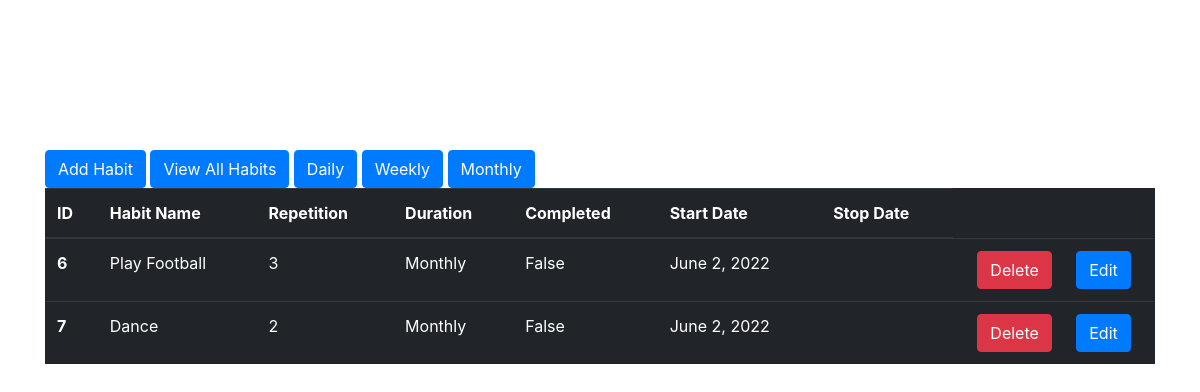
/monthly, run on the app's committed database.
### habit/models.py (models this page shows)
class HabitModel(models.Model):
    class Meta:
        db_table = "habit"
    name = models.CharField(max_length=255)
    repetition = models.IntegerField()
    number_completed = models.IntegerField(default=0)
    duration = models.CharField(max_length=255)
    completed = models.BooleanField(default=False)
    start_date = models.DateField(default=timezone.now())
    finish_date = models.DateField(default=timezone.now())
    broken = models.BooleanField(default=False)
    streak = models.IntegerField(default=0)

### habit/views.py (the view)
# urls.py: path('monthly', MonthlyHabitsView.as_view(), name='monthly')
class MonthlyHabitsView(View):
    def get(self, request):
        habits = HabitModel.objects.filter(duration="Monthly")
        print(habits)
        return render(request, 'habits.html', {'habits': habits})

### habit/templates/habits.html (shortened to what this page needs)
{% extends 'base.html' %}
{% block content %}
<a href="{% url 'add-habit'  %}"> <button class = "btn btn-primary">Add Habit</button> </a>
<a href="{% url 'habits'  %}"> <button class = "btn btn-primary">View All Habits</button> </a>
<a href="{% url 'daily'  %}"> <button class = "btn btn-primary">Daily</button> </a>
<a href="{% url 'weekly'  %}"> <button class = "btn btn-primary">Weekly</button> </a>
<a href="{% url 'monthly'  %}"> <button class = "btn btn-primary">Monthly</button> </a>
<table class="table table-dark">
  <thead>
    <tr>
      <th scope="col">ID</th>
      <th scope="col">Habit Name</th>
      <th scope="col">Repetition</th>
      <th scope="col">Duration</th>
      <th scope="col">Completed</th>
      <th scope="col">Start Date</th>
      <th scope="col">Stop Date</th>
    </tr>
  </thead>
  <tbody>
    {% for habit in habits %}
    <tr>
      <th scope="row">{{habit.id}}</th>
      <td>{{habit.name}}</td>
      <td>{{habit.repetition}}</td>
      <td> {{habit.duration }} {{habit.duration_type}} </td>
      <td> {{habit.completed}}</td>
      <td> {{habit.start_date }}</td>
      <td> {{habit.finnish_date }}</td>
      <td class = "d-flex flex-row justify-content-around">
        <form method="post" action = "delete/{{habit.id}}">
        <input type="submit" value="Delete" class = "btn btn-danger">
       </form>
       <a href = "{% url 'update' habit.id %}"  ><button class = "btn btn-primary"> Edit</button></a>
      </td>
    </tr>
    {% endfor %}
  </tbody>
</table>
{% endblock %}

### data on the page
HabitModel: id "6", name "Play Football", repetition "3", duration "Monthly", completed "False", start_date "June 2, 2022"
HabitModel: id "7", name "Dance", repetition "2", duration "Monthly", completed "False", start_date "June 2, 2022"
